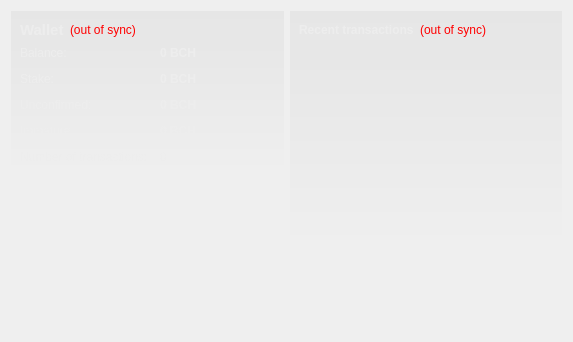
<?xml version="1.0" encoding="UTF-8"?>
<ui version="4.0">
 <class>OverviewPage</class>
 <widget class="QWidget" name="OverviewPage">
  <property name="geometry">
   <rect>
    <x>0</x>
    <y>0</y>
    <width>573</width>
    <height>342</height>
   </rect>
  </property>
  <property name="windowTitle">
   <string>Form</string>
  </property>
  <property name="styleSheet">
   <string notr="true">#OverviewPage { color: #ededed; }</string>
  </property>
  <layout class="QHBoxLayout" name="horizontalLayout" stretch="1,1">
   <item>
    <layout class="QVBoxLayout" name="verticalLayout_2">
     <item>
      <widget class="QFrame" name="frame">
       <property name="styleSheet">
        <string notr="true">#frame { background-color: qlineargradient(spread:pad, x1:0, y1:0, x2:0, y2:1, stop:0 rgba(0,0,0,10), stop:1.0 rgba(0,0,0,0)); }</string>
       </property>
       <layout class="QVBoxLayout" name="verticalLayout_4">
        <item>
         <layout class="QHBoxLayout" name="horizontalLayout_4">
          <item>
           <widget class="QLabel" name="label_5">
            <property name="font">
             <font>
              <pointsize>11</pointsize>
              <weight>75</weight>
              <bold>true</bold>
             </font>
            </property>
            <property name="styleSheet">
             <string notr="true">color: #ededed;</string>
            </property>
            <property name="text">
             <string>Wallet</string>
            </property>
           </widget>
          </item>
          <item>
           <widget class="QLabel" name="labelWalletStatus">
            <property name="toolTip">
             <string>The displayed information may be out of date. Your wallet automatically synchronizes with the BlueChip network after a connection is established, but this process has not completed yet.</string>
            </property>
            <property name="styleSheet">
             <string notr="true">QLabel { color: red; }</string>
            </property>
            <property name="text">
             <string notr="true">(out of sync)</string>
            </property>
            <property name="alignment">
             <set>Qt::AlignLeading|Qt::AlignLeft|Qt::AlignVCenter</set>
            </property>
           </widget>
          </item>
          <item>
           <spacer name="horizontalSpacer_2">
            <property name="orientation">
             <enum>Qt::Horizontal</enum>
            </property>
            <property name="sizeHint" stdset="0">
             <size>
              <width>40</width>
              <height>20</height>
             </size>
            </property>
           </spacer>
          </item>
         </layout>
        </item>
        <item>
         <layout class="QFormLayout" name="formLayout_2">
          <property name="fieldGrowthPolicy">
           <enum>QFormLayout::AllNonFixedFieldsGrow</enum>
          </property>
          <property name="horizontalSpacing">
           <number>12</number>
          </property>
          <property name="verticalSpacing">
           <number>12</number>
          </property>
          <item row="0" column="0">
           <widget class="QLabel" name="label">
            <property name="styleSheet">
             <string notr="true">color: #ededed;</string>
            </property>
            <property name="text">
             <string>Balance:</string>
            </property>
           </widget>
          </item>
          <item row="0" column="1">
           <widget class="QLabel" name="labelBalance">
            <property name="font">
             <font>
              <weight>75</weight>
              <bold>true</bold>
             </font>
            </property>
            <property name="cursor">
             <cursorShape>IBeamCursor</cursorShape>
            </property>
            <property name="toolTip">
             <string>Your current balance</string>
            </property>
            <property name="styleSheet">
             <string notr="true">color: #ededed;</string>
            </property>
            <property name="text">
             <string notr="true">0 BCH</string>
            </property>
            <property name="textInteractionFlags">
             <set>Qt::LinksAccessibleByMouse|Qt::TextSelectableByKeyboard|Qt::TextSelectableByMouse</set>
            </property>
           </widget>
          </item>
          <item row="1" column="0">
           <widget class="QLabel" name="label_6">
            <property name="styleSheet">
             <string notr="true">color: #ededed;</string>
            </property>
            <property name="text">
             <string>Stake:</string>
            </property>
           </widget>
          </item>
          <item row="1" column="1">
           <widget class="QLabel" name="labelStake">
            <property name="font">
             <font>
              <weight>75</weight>
              <bold>true</bold>
             </font>
            </property>
            <property name="cursor">
             <cursorShape>IBeamCursor</cursorShape>
            </property>
            <property name="toolTip">
             <string>Total of coins that was staked, and do not yet count toward the current balance</string>
            </property>
            <property name="styleSheet">
             <string notr="true">color: #ededed;</string>
            </property>
            <property name="text">
             <string notr="true">0 BCH</string>
            </property>
            <property name="textInteractionFlags">
             <set>Qt::LinksAccessibleByMouse|Qt::TextSelectableByKeyboard|Qt::TextSelectableByMouse</set>
            </property>
           </widget>
          </item>
          <item row="2" column="0">
           <widget class="QLabel" name="label_3">
            <property name="styleSheet">
             <string notr="true">color: #ededed;</string>
            </property>
            <property name="text">
             <string>Unconfirmed:</string>
            </property>
           </widget>
          </item>
          <item row="2" column="1">
           <widget class="QLabel" name="labelUnconfirmed">
            <property name="font">
             <font>
              <weight>75</weight>
              <bold>true</bold>
             </font>
            </property>
            <property name="cursor">
             <cursorShape>IBeamCursor</cursorShape>
            </property>
            <property name="toolTip">
             <string>Total of transactions that have yet to be confirmed, and do not yet count toward the current balance</string>
            </property>
            <property name="styleSheet">
             <string notr="true">color: #ededed;</string>
            </property>
            <property name="text">
             <string notr="true">0 BCH</string>
            </property>
            <property name="textInteractionFlags">
             <set>Qt::LinksAccessibleByMouse|Qt::TextSelectableByKeyboard|Qt::TextSelectableByMouse</set>
            </property>
           </widget>
          </item>
          <item row="3" column="0">
           <widget class="QLabel" name="labelImmatureText">
            <property name="styleSheet">
             <string notr="true">color: #ededed;</string>
            </property>
            <property name="text">
             <string>Immature:</string>
            </property>
           </widget>
          </item>
          <item row="3" column="1">
           <widget class="QLabel" name="labelImmature">
            <property name="font">
             <font>
              <weight>75</weight>
              <bold>true</bold>
             </font>
            </property>
            <property name="toolTip">
             <string>Mined balance that has not yet matured</string>
            </property>
            <property name="styleSheet">
             <string notr="true">color: #ededed;</string>
            </property>
            <property name="text">
             <string notr="true">0 BCH</string>
            </property>
            <property name="textInteractionFlags">
             <set>Qt::LinksAccessibleByMouse|Qt::TextSelectableByKeyboard|Qt::TextSelectableByMouse</set>
            </property>
           </widget>
          </item>
          <item row="4" column="0">
           <widget class="QLabel" name="label_2">
            <property name="styleSheet">
             <string notr="true">color: #ededed;</string>
            </property>
            <property name="text">
             <string>Number of transactions:</string>
            </property>
           </widget>
          </item>
          <item row="4" column="1">
           <widget class="QLabel" name="labelNumTransactions">
            <property name="toolTip">
             <string>Total number of transactions in wallet</string>
            </property>
            <property name="styleSheet">
             <string notr="true">color: #ededed;</string>
            </property>
            <property name="text">
             <string notr="true">0</string>
            </property>
           </widget>
          </item>
         </layout>
        </item>
       </layout>
      </widget>
     </item>
     <item>
      <spacer name="verticalSpacer">
       <property name="orientation">
        <enum>Qt::Vertical</enum>
       </property>
       <property name="sizeHint" stdset="0">
        <size>
         <width>20</width>
         <height>40</height>
        </size>
       </property>
      </spacer>
     </item>
     <item>
      <widget class="QLabel" name="label_6">
       <property name="text">
        <string/>
       </property>
       <property name="pixmap">
        <pixmap resource="../bitcoin.qrc">:/images/backg</pixmap>
       </property>
       <property name="scaledContents">
        <bool>false</bool>
       </property>
       <property name="alignment">
        <set>Qt::AlignCenter</set>
       </property>
       <property name="margin">
        <number>-2</number>
       </property>
      </widget>
     </item>
    </layout>
   </item>
   <item>
    <layout class="QVBoxLayout" name="verticalLayout_3">
     <item>
      <widget class="QFrame" name="frame_2">
       <property name="styleSheet">
        <string notr="true">#frame_2 { background-color: qlineargradient(spread:pad, x1:0, y1:0, x2:0, y2:1, stop:0 rgba(0,0,0,10), stop:1.0 rgba(0,0,0,0)); }</string>
       </property>
       <layout class="QVBoxLayout" name="verticalLayout">
        <item>
         <layout class="QHBoxLayout" name="horizontalLayout_2">
          <item>
           <widget class="QLabel" name="label_4">
            <property name="styleSheet">
             <string notr="true">color: #ededed;</string>
            </property>
            <property name="text">
             <string>&lt;b&gt;Recent transactions&lt;/b&gt;</string>
            </property>
           </widget>
          </item>
          <item>
           <widget class="QLabel" name="labelTransactionsStatus">
            <property name="toolTip">
             <string>The displayed information may be out of date. Your wallet automatically synchronizes with the BlueChip network after a connection is established, but this process has not completed yet.</string>
            </property>
            <property name="styleSheet">
             <string notr="true">QLabel { color: red; }</string>
            </property>
            <property name="text">
             <string notr="true">(out of sync)</string>
            </property>
            <property name="alignment">
             <set>Qt::AlignRight|Qt::AlignTrailing|Qt::AlignVCenter</set>
            </property>
           </widget>
          </item>
          <item>
           <spacer name="horizontalSpacer">
            <property name="orientation">
             <enum>Qt::Horizontal</enum>
            </property>
            <property name="sizeHint" stdset="0">
             <size>
              <width>40</width>
              <height>20</height>
             </size>
            </property>
           </spacer>
          </item>
         </layout>
        </item>
        <item>
         <widget class="QListView" name="listTransactions">
          <property name="styleSheet">
           <string notr="true">QListView { background: transparent; color:#ffffff;}</string>
          </property>
          <property name="frameShape">
           <enum>QFrame::NoFrame</enum>
          </property>
          <property name="verticalScrollBarPolicy">
           <enum>Qt::ScrollBarAlwaysOff</enum>
          </property>
          <property name="horizontalScrollBarPolicy">
           <enum>Qt::ScrollBarAlwaysOff</enum>
          </property>
          <property name="selectionMode">
           <enum>QAbstractItemView::NoSelection</enum>
          </property>
         </widget>
        </item>
       </layout>
      </widget>
     </item>
     <item>
      <spacer name="verticalSpacer_2">
       <property name="orientation">
        <enum>Qt::Vertical</enum>
       </property>
       <property name="sizeHint" stdset="0">
        <size>
         <width>20</width>
         <height>40</height>
        </size>
       </property>
      </spacer>
     </item>
    </layout>
   </item>
  </layout>
 </widget>
 <resources>
  <include location="../bitcoin.qrc"/>
 </resources>
 <connections/>
</ui>
